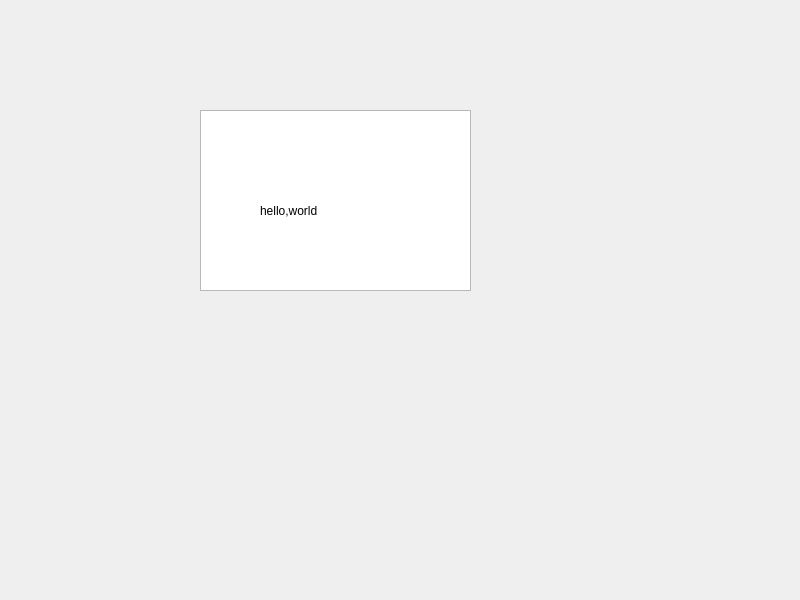
<?xml version="1.0" encoding="UTF-8"?>
<ui version="4.0">
 <class>Dialog</class>
 <widget class="QDialog" name="Dialog">
  <property name="geometry">
   <rect>
    <x>0</x>
    <y>0</y>
    <width>800</width>
    <height>600</height>
   </rect>
  </property>
  <property name="windowTitle">
   <string>Dialog</string>
  </property>
  <widget class="QPlainTextEdit" name="plainTextEdit">
   <property name="geometry">
    <rect>
     <x>200</x>
     <y>110</y>
     <width>271</width>
     <height>181</height>
    </rect>
   </property>
  </widget>
  <widget class="QLabel" name="label">
   <property name="geometry">
    <rect>
     <x>260</x>
     <y>170</y>
     <width>141</width>
     <height>81</height>
    </rect>
   </property>
   <property name="text">
    <string>hello,world</string>
   </property>
  </widget>
 </widget>
 <resources/>
 <connections/>
</ui>
